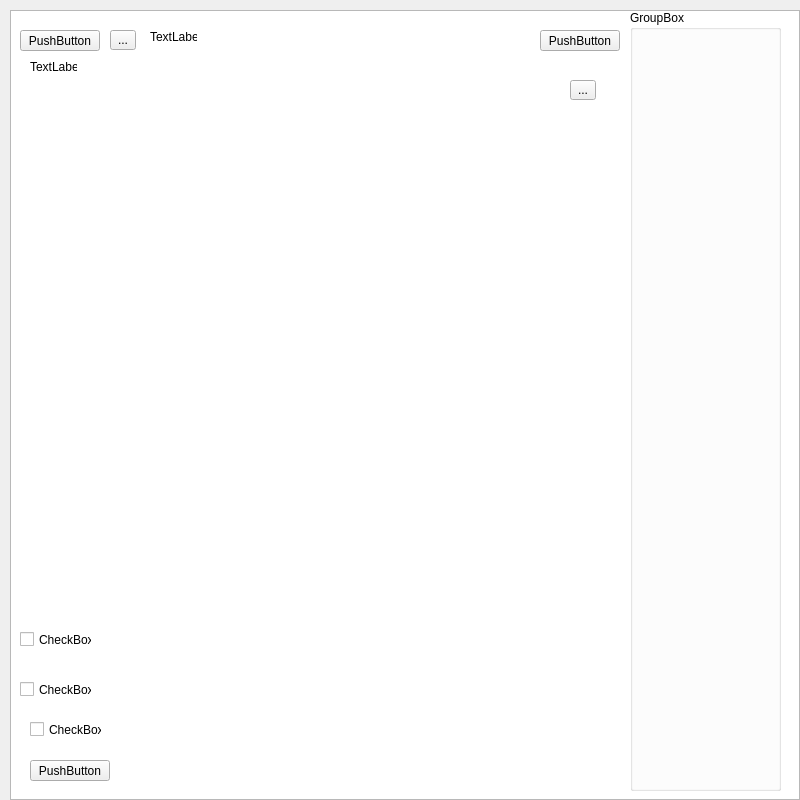
<?xml version="1.0" encoding="UTF-8"?>
<ui version="4.0">
 <class>MainWindow</class>
 <widget class="QMainWindow" name="MainWindow">
  <property name="geometry">
   <rect>
    <x>0</x>
    <y>0</y>
    <width>800</width>
    <height>800</height>
   </rect>
  </property>
  <property name="windowTitle">
   <string>MainWindow</string>
  </property>
  <widget class="QWidget" name="centralWidget">
   <widget class="QColumnView" name="columnView">
    <property name="geometry">
     <rect>
      <x>10</x>
      <y>10</y>
      <width>790</width>
      <height>790</height>
     </rect>
    </property>
   </widget>
   <widget class="QGroupBox" name="groupBox">
    <property name="geometry">
     <rect>
      <x>630</x>
      <y>10</y>
      <width>151</width>
      <height>781</height>
     </rect>
    </property>
    <property name="title">
     <string>GroupBox</string>
    </property>
   </widget>
   <widget class="QPushButton" name="pushButton">
    <property name="geometry">
     <rect>
      <x>20</x>
      <y>30</y>
      <width>80</width>
      <height>21</height>
     </rect>
    </property>
    <property name="text">
     <string>PushButton</string>
    </property>
   </widget>
   <widget class="QToolButton" name="toolButton">
    <property name="geometry">
     <rect>
      <x>110</x>
      <y>30</y>
      <width>26</width>
      <height>20</height>
     </rect>
    </property>
    <property name="text">
     <string>...</string>
    </property>
   </widget>
   <widget class="QLabel" name="label">
    <property name="geometry">
     <rect>
      <x>150</x>
      <y>30</y>
      <width>47</width>
      <height>13</height>
     </rect>
    </property>
    <property name="text">
     <string>TextLabel</string>
    </property>
   </widget>
   <widget class="QLabel" name="label_2">
    <property name="geometry">
     <rect>
      <x>30</x>
      <y>60</y>
      <width>47</width>
      <height>13</height>
     </rect>
    </property>
    <property name="text">
     <string>TextLabel</string>
    </property>
   </widget>
   <widget class="QPushButton" name="pushButton_2">
    <property name="geometry">
     <rect>
      <x>540</x>
      <y>30</y>
      <width>80</width>
      <height>21</height>
     </rect>
    </property>
    <property name="text">
     <string>PushButton</string>
    </property>
   </widget>
   <widget class="QToolButton" name="toolButton_2">
    <property name="geometry">
     <rect>
      <x>570</x>
      <y>80</y>
      <width>26</width>
      <height>20</height>
     </rect>
    </property>
    <property name="text">
     <string>...</string>
    </property>
   </widget>
   <widget class="QPushButton" name="pushButton_3">
    <property name="geometry">
     <rect>
      <x>30</x>
      <y>760</y>
      <width>80</width>
      <height>21</height>
     </rect>
    </property>
    <property name="text">
     <string>PushButton</string>
    </property>
   </widget>
   <widget class="QCheckBox" name="checkBox">
    <property name="geometry">
     <rect>
      <x>30</x>
      <y>720</y>
      <width>72</width>
      <height>19</height>
     </rect>
    </property>
    <property name="text">
     <string>CheckBox</string>
    </property>
   </widget>
   <widget class="QCheckBox" name="checkBox_2">
    <property name="geometry">
     <rect>
      <x>20</x>
      <y>680</y>
      <width>72</width>
      <height>19</height>
     </rect>
    </property>
    <property name="text">
     <string>CheckBox</string>
    </property>
   </widget>
   <widget class="QCheckBox" name="checkBox_3">
    <property name="geometry">
     <rect>
      <x>20</x>
      <y>630</y>
      <width>72</width>
      <height>19</height>
     </rect>
    </property>
    <property name="text">
     <string>CheckBox</string>
    </property>
   </widget>
  </widget>
 </widget>
 <layoutdefault spacing="6" margin="11"/>
 <resources/>
 <connections/>
</ui>
